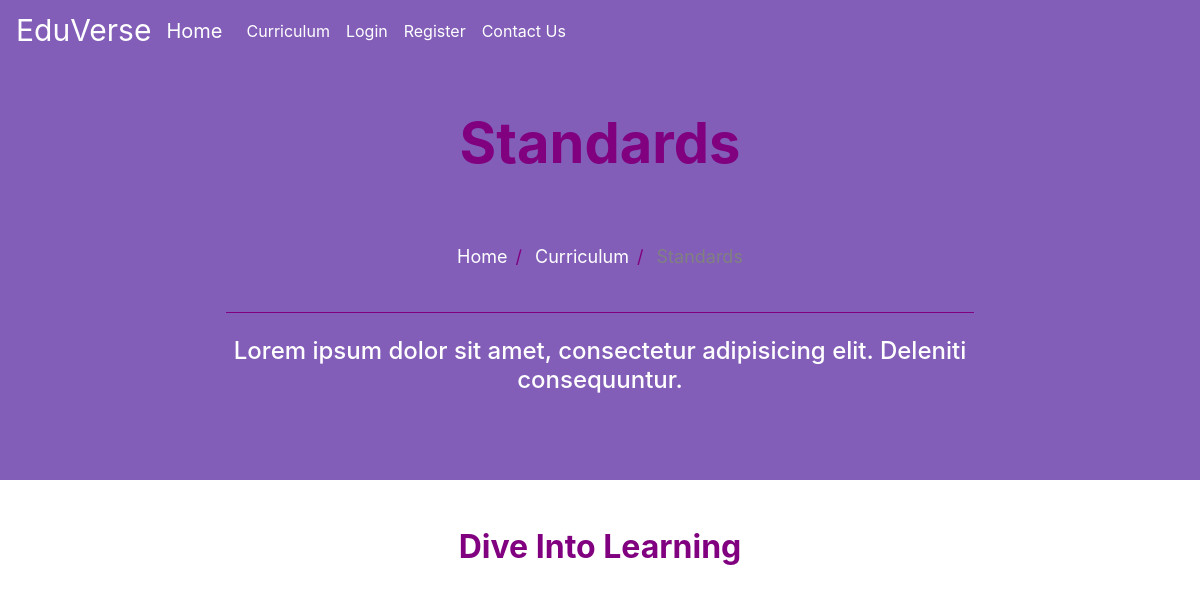
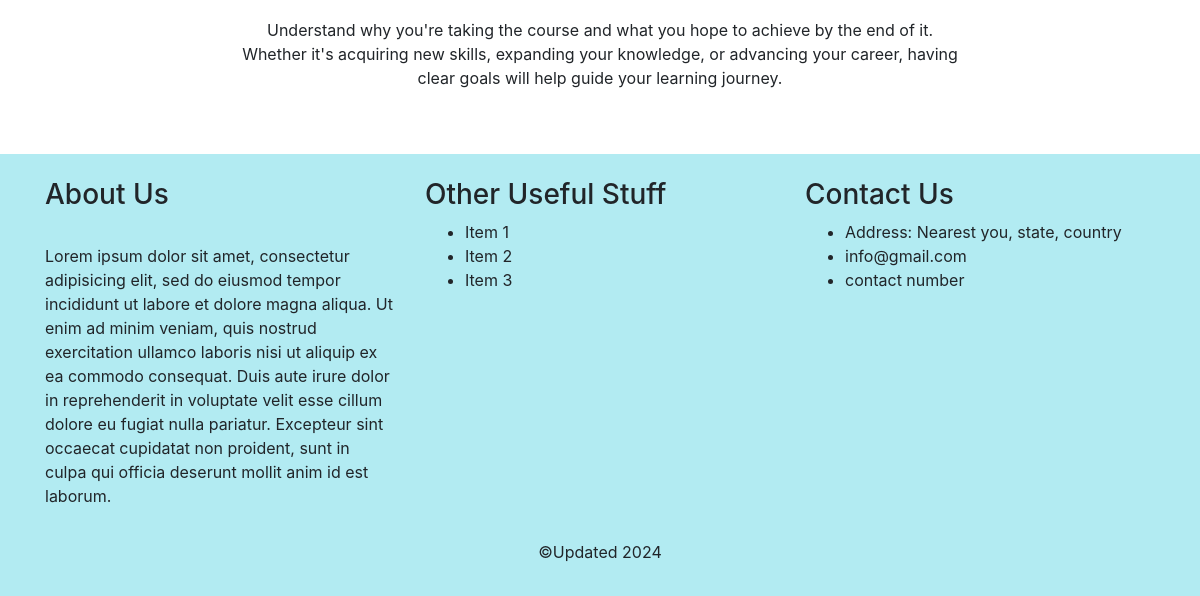
The app's page /curriculum/, older data (2 pictures, top to bottom).
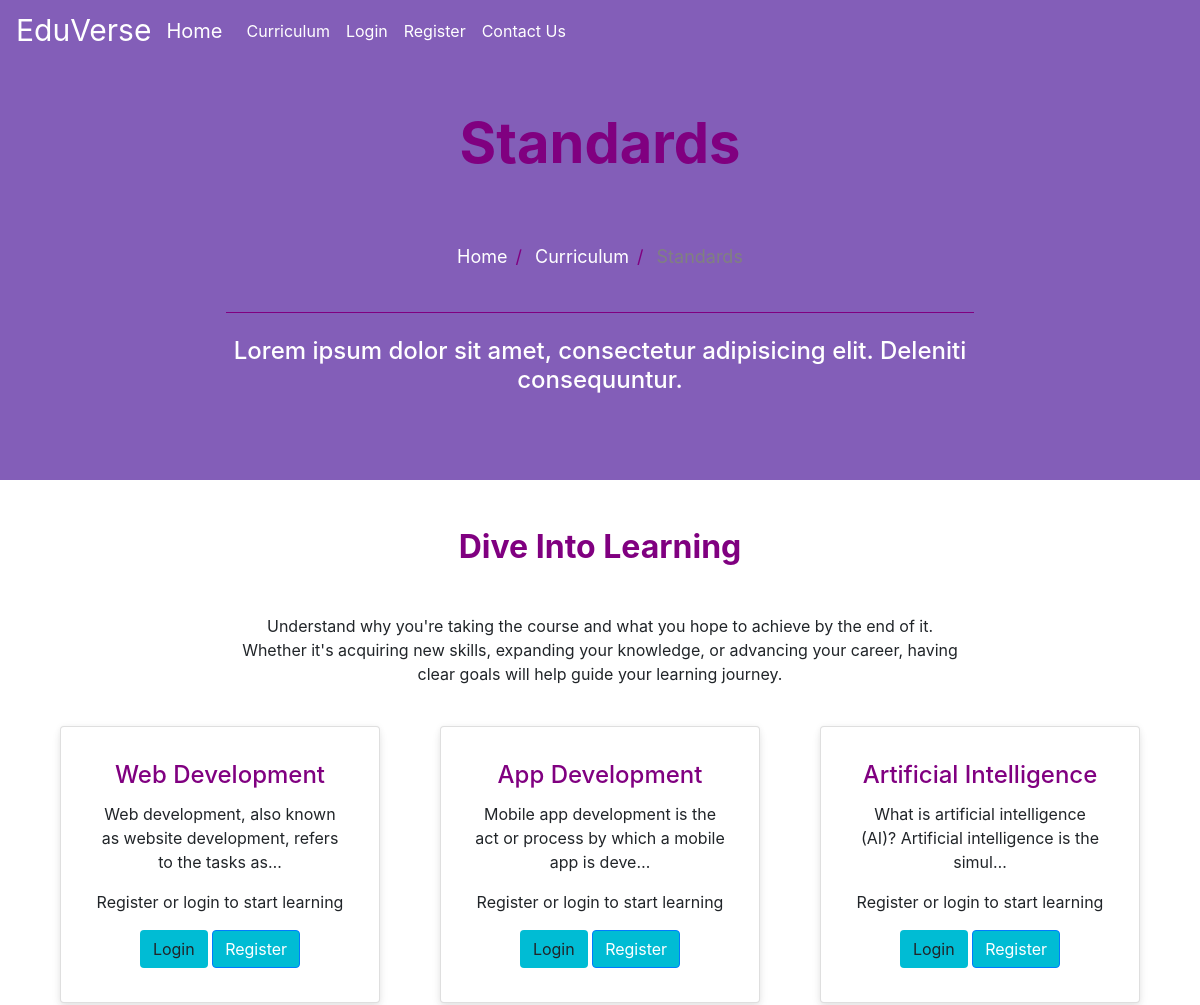
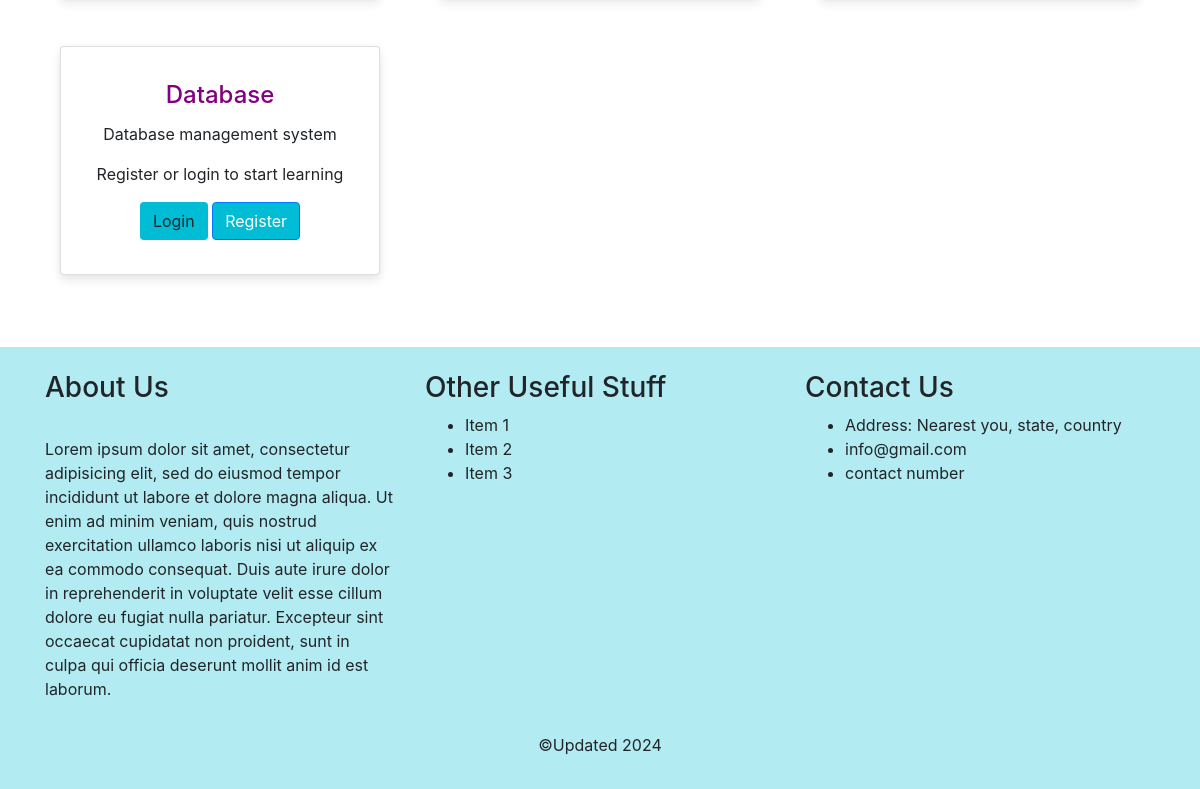
The same page, newer data (2 pictures, top to bottom).
### curriculum/models.py (models this page shows, shortened)
class Standard(models.Model):
    name = models.CharField(max_length=100, unique=True)
    slug = models.SlugField(null=True, blank=True)
    description = models.TextField(max_length=500,blank=True)

### curriculum/views.py (the view)
# urls.py: path('', views.StandardListView.as_view(), name='standard_list'),
class StandardListView(ListView):
    context_object_name = 'standards'
    model = Standard
    template_name = 'curriculum/standard_list_view.html'

### curriculum/templates/curriculum/standard_list_view.html (shortened to what this page needs)
{% extends 'base.html' %}
{% load static %}
{% block image_block %}
<header class="info-header" >
  <div id="page-intro" class="container-fluid d-flex align-items-center justify-content-center ">
    <div class="row d-flex justify-content-center text-center">
      <div class="col-md-10 text-white">
        <h2 class="display-4 font-weight-bold  p-5 " style="color:purple;" > Standards </h2>
        <div class="row d-flex justify-content-center text-center">
          <ul class="breadcrumb">
            <li><a href="{% url 'index' %}">Home</a></li>
            <li><a href="{% url 'curriculum:standard_list' %}">Curriculum</a></li>
            <li class="disabled-text">Standards</li>
          </ul>
        </div>
        <hr style="color:purple;">
        <h4 class="white-text my-4">Lorem ipsum dolor sit amet, consectetur adipisicing elit.
                  Deleniti
                  consequuntur.</h4>
  </div>
</header>
{% endblock %}
{% block content %}
<section id="best-features" class="text-center">
              <h2 class="mb-5 mt-5 font-weight-bold" style="color:purple;">Dive Into Learning</h2>
              <div class="row d-flex justify-content-center mb-4">
                <div class="col-md-8">
                  <p class="grey-text">Understand why you're taking the course and what you hope to achieve by the end of it. Whether it's acquiring new skills, expanding your knowledge, or advancing your career, having clear goals will help guide your learning journey.</p>
                </div>
              </div>
              <div class="row">
                      {% for standard in standards %}
                      <div class="col-md-4 d-flex mb-5 justify-content-center">
                        <div class="card card-std text-center" style="width: 20rem;">
                          <div class="card-body text-center">
                            <h4 class="card-title" style="color:purple;">{{standard.name}}</h4>
                            <p class="card-text">{{standard.description|truncatechars:75}}</p>
                            {% if user.is_authenticated %}
                            <a href="{% url 'curriculum:subject_list' slug=standard.slug %}" class="btn btn-primary" style="background-color:#00bcd4;">Lets get started</a>
                            {%else%}
                            <p>Register or login to start learning</p>
                            <a href="{% url 'user_login' %}" class="btn btn-std" style="background-color:#00bcd4;">Login</a>
                            <a href="{% url 'register' %}" class="btn btn-primary" style="background-color:#00bcd4;">Register</a>
                            {%endif%}
                          </div>
                        </div>
                      </div>
                      {% endfor %}
              </div>
</section>
{%endblock%}

### templates/base.html (shortened to what this page needs)
<!DOCTYPE html>
<html lang="en" dir="ltr">
  <head>
    {% load static %}
    <link rel="stylesheet" href="https://stackpath.bootstrapcdn.com/bootstrap/4.5.2/css/bootstrap.min.css">
    <link rel="stylesheet" href="{% static 'css/master_css.css' %}">
  </head>
  <body>
              <nav class="navbar navbar-expand-lg  navbar-light bg-light fixed-top ">
                <a  style="text-decoration: none; font-size:30px; color:white;" href="{% url 'index' %}">EduVerse</a>
                <div class="container" >
                      <a class="navbar-brand" href="{% url 'index' %}" style="color:white;" >Home</a>
                      <div class="collapse navbar-collapse" id="basicExampleNav" >
                        <ul class=" navbar-nav  mr-auto smooth-scroll " >
                                <li class="nav-item">
                                   <a class="nav-link" style="color:white;" href="{% url 'curriculum:standard_list' %}">Curriculum</a>
                                </li>
                                {% if user.is_authenticated %}
                                    <li class="nav-item  ">
                                     <a class="nav-link" style="color:white;" href="{% url 'user_logout' %}">Logout</a>
                                    </li>
                                {% else %}
                                    <li class="nav-item ">
                                        <a class="nav-link" style="color:white;" href="{% url 'user_login' %}">Login</a>
                                    </li>
                                    <li class="nav-item " >
                                       <a class="nav-link" style="color:white;" href="{% url 'register' %}">Register</span> </a>
                                    </li>
                                {% endif %}
                                <li class="nav-item">
                                   <a class="nav-link" style="color:white;" href="{% url 'contact' %}">Contact Us</a>
                                </li>
                        </ul>
                      </div>
                </div>
              </nav>
          {% block image_block %}
          {% endblock %}
    <div class="container">
        {%block content%}
        {%endblock%}
    </div>
    <footer class="page-footer" style="background-color:#b2ebf2;">
      <div class="container">
        <div class="row mt-4">
                  <div class="col-md-4 mt-4">
                            <h3>About Us</h3> <br>
                            <p>Lorem ipsum dolor sit amet, consectetur adipisicing elit, sed do eiusmod tempor incididunt ut labore et dolore magna aliqua. Ut enim ad minim veniam, quis nostrud exercitation ullamco laboris nisi ut aliquip ex ea commodo consequat. Duis aute irure dolor in reprehenderit in voluptate velit esse cillum dolore eu fugiat nulla pariatur. Excepteur sint occaecat cupidatat non proident, sunt in culpa qui officia deserunt mollit anim id est laborum.</p>
                  </div>
                  <div class="col-md-4 mt-4">
                            <h3>Other Useful Stuff</h3>
                            <ul>
                              <li>Item 1</li>
                              <li>Item 2</li>
                              <li>Item 3</li>
                            </ul>
                  </div>
                  <div class="col-md-4 mt-4">
                            <h3>Contact Us</h3>
                            <ul>
                              <li>Address: Nearest you, state, country</li>
                              <li>info@gmail.com</li>
                              <li>contact number</li>
                            </ul>
                  </div>
        </div>
        <div class="footer-copyright text-center py-3">
            <p>©Updated 2024</p>
        </div>
      </div>
    </footer>
  </body>
</html>

### static/css/master_css.css (style rules this page uses)
html, body, header, #intro { height: 100%; }
.bg-light { background-color:transparent !important; transition:0.5s ease; }
.navbar-light .navbar-nav .nav-link { color: #ff5722; }
.navbar-light .nav-link { color: #ff5722; }
.navbar-expand-lg { background-color: #b2ebf2; }
.text-white { color: white; }
hr { border-color: inherit; }
.info-header { height: 60%; }
#page-intro { height: 100%; }
#page-intro { background-color: #835eb8 !important; -webkit-background-size: cover; -moz-background-size: cover; -o-background-size: cover; background-size: cover; }
ul.breadcrumb { padding: 10px 16px; list-style: none; background-color: transparent; }
ul.breadcrumb li { display: inline; font-size: 18px; }
ul.breadcrumb li+li:before { padding: 8px; color: purple; content: "/\00a0"; }
ul.breadcrumb li a { color: white; text-decoration: none; }
.disabled-text { color: gray; }
.card-std { border-radius: 4px; background: #fff; box-shadow: 0 6px 10px rgba(0,0,0,.08), 0 0 6px rgba(0,0,0,.05); transition: .3s transform cubic-bezier(.155,1.105,.295,1.12),.3s box-shadow,.3s -webkit-transform cubic-bezier(.155,1.105,.295,1.12); padding: 14px 14px 14px 14px; cursor:default; }

Row changes from the older to the newer data that the page shows:
added Standard: name "Web Development", description "Web development, also known as website development, refers to the tasks as…"
added Standard: name "App Development", description "Mobile app development is the act or process by which a mobile app is deve…"
added Standard: name "Artificial Intelligence", description "What is artificial intelligence (AI)? Artificial intelligence is the simul…"
added Standard: name "Database", description "Database management system"
